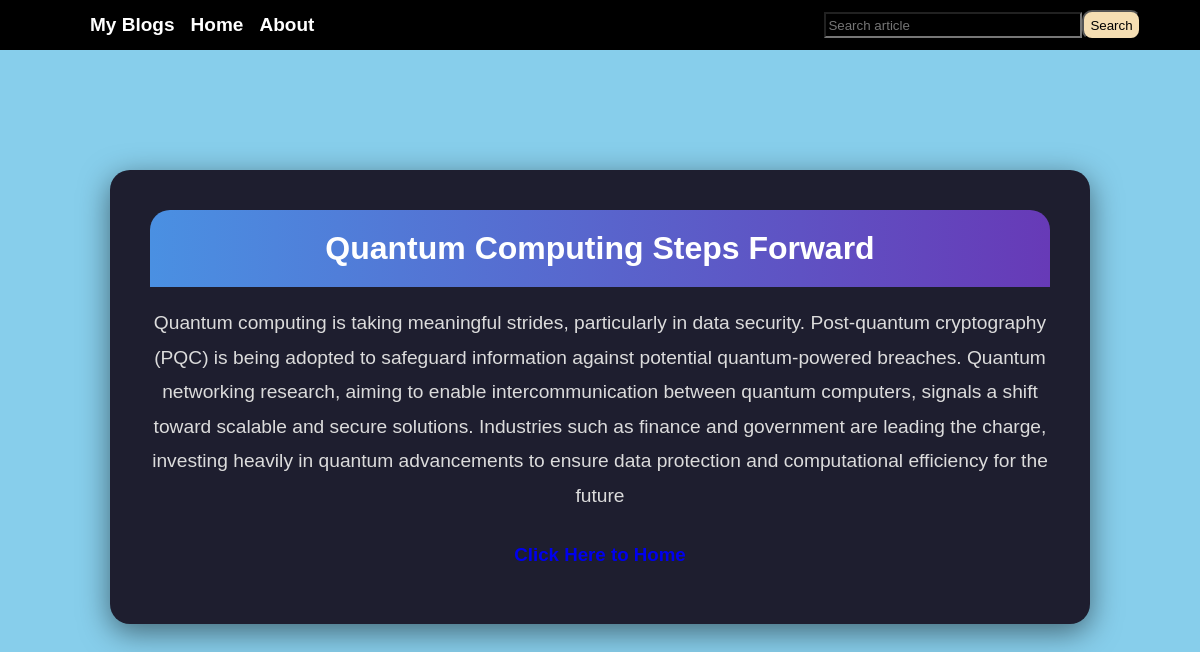
Screenshot of /one/3 with the database file from the repository.
### app/models.py (models this page shows, shortened)
class Articles (models.Model):
    title = models.CharField(max_length=100)
    description = models.CharField(max_length=1000)

### app/views.py (the view)
# urls.py: path('one/<int:pk>',details,name='display_details')
def details(req,pk):
    data1=Articles.objects.get(id=pk)
    context={
        'data1':data1
    }
    return render(req,'display.html',context)

### app/templates/display.html
{% extends 'temp_files/nav.html' %}
{% block content %}
    <div class="card">
        <div class="card-header">
            <h1>{{data1.title}}</h1>
        </div>
        <div class="card-content">
           <p>{{data1.description}}</p>
        <h3><a href="{% url 'home' %}">Click Here to Home</a></h3>
        </div>
    </div>
{% endblock content %}

### static/css/nav.css (style rules this page uses)
body { padding: 0px; margin: 0px; }

### app/static/app_css/index.css (style rules this page uses)
body { background-color: skyblue; height: 300vh; }
p { color: black; }
a { text-decoration: none; }

### app/static/app_css/display.css (style rules this page uses)
body { font-family: Arial, sans-serif; background-color: skyblue; margin: 0; padding: 0; display:flex; flex-direction: column; align-items: center; }
.card { background: #1e1e2f; margin-top: 10%; border-radius: 20px; box-shadow: 0 8px 30px rgba(0, 0, 0, 0.5); width: 95%; max-width: 900px; padding: 40px; text-align: center; }
.card-header { background: linear-gradient(90deg, #4a90e2, #673ab7); border-radius: 20px 20px 0 0; padding: 20px 0; }
.card-header h1 { margin: 0; font-size: 32px; font-weight: bold; color: #fff; }
.card-content p { font-size: 1.2em; line-height: 1.8; margin-bottom: 30px; color: #dcdcdc; }

### rows the page displays
Articles: title "Quantum Computing Steps Forward", description "Quantum computing is taking meaningful strides, particularly in data security. Post-quantum cryptography (PQC) is being adopted to safeguard information against potential quantum-powered breaches. Quantum networking research, aiming to enable intercommunication between quantum computers, signals a shift toward scalable and secure solutions. Industries such as finance and government are leading the charge, investing heavily in quantum advancements to ensure data protection and computational efficiency for the future"
